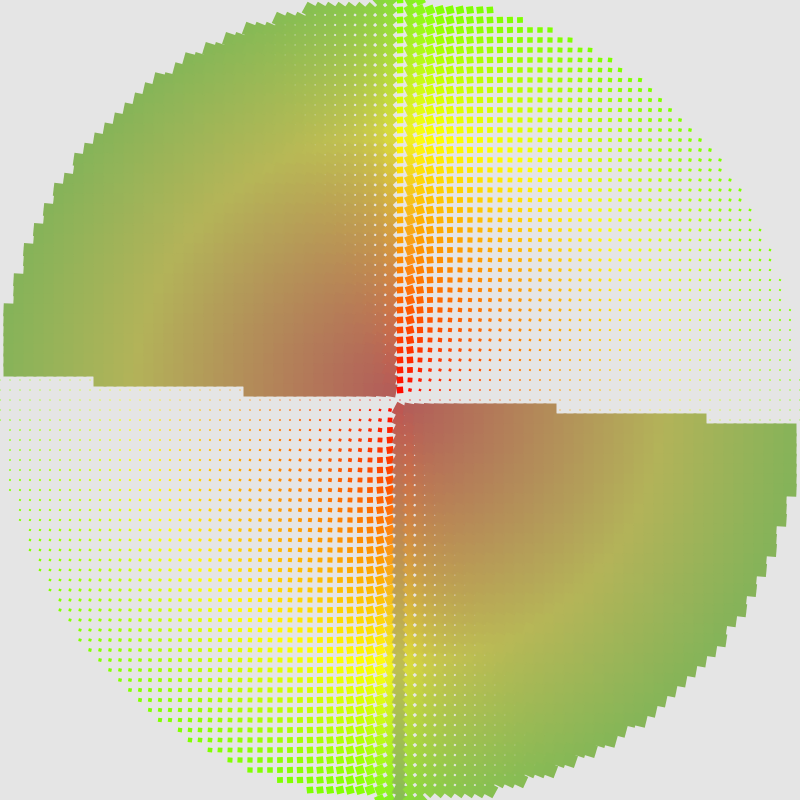
Frame 1 (no input)
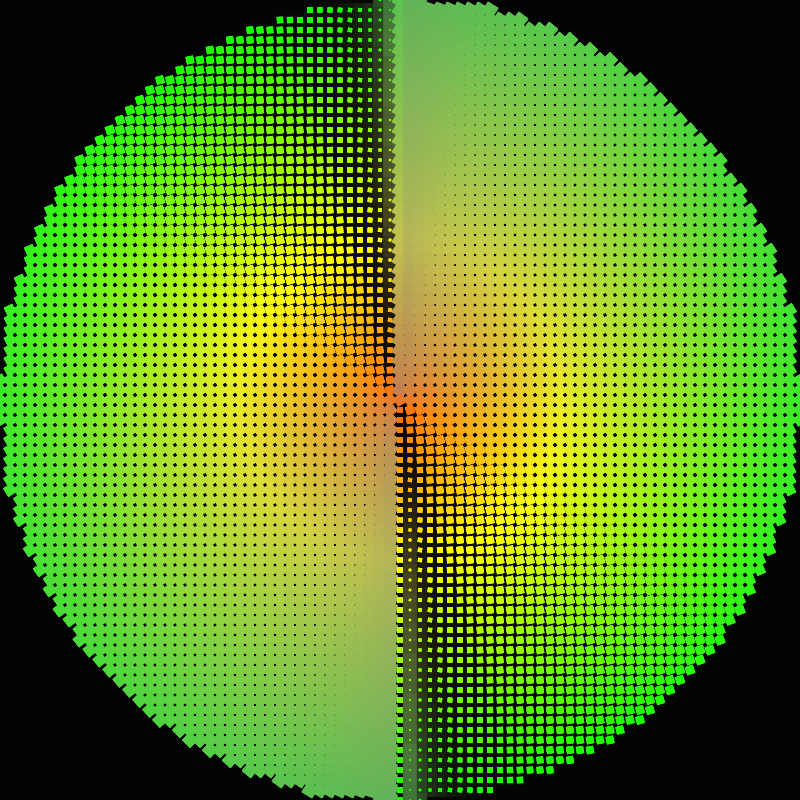
Frame 60 (no input)
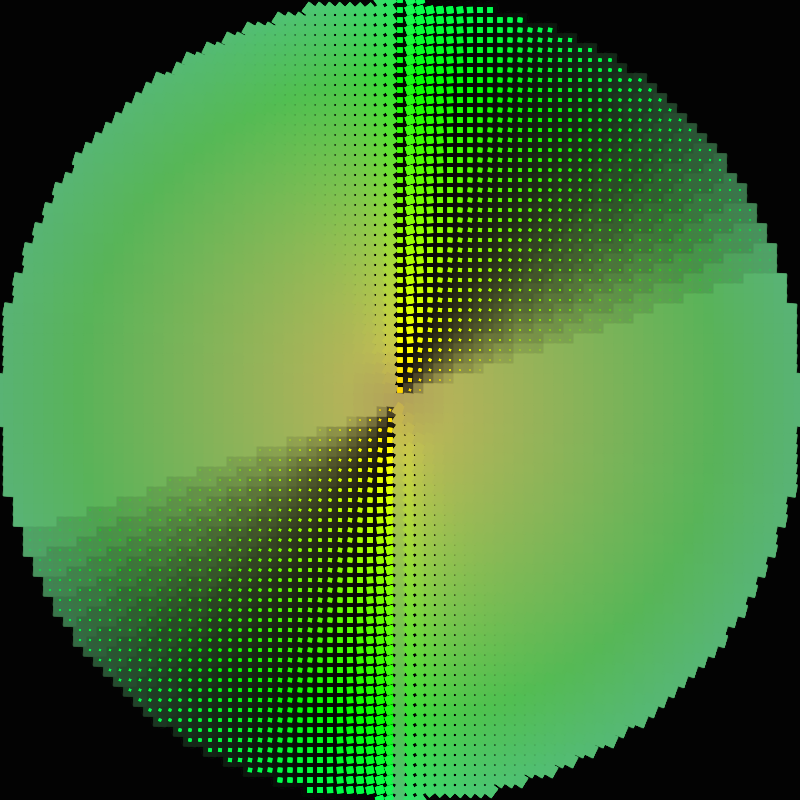
Frame 120 (the mouse pressed at the canvas centre since frame 60)

The p5.js sketch that drew these frames (run headless with seeded random() and noise() and a simulated clock; from frame 60 on, the mouse is pressed at the canvas centre):

// p5.js sketch
// ── sketch.js
let largeSquares = [];
let smallSquares = [];
let time = 0;
let baseHue = 0;

function createSquares(radius, array, steps) {
  let step = steps;
  for (let x = -radius; x <= radius; x += step) {
    for (let y = -radius; y <= radius; y += step) {
      let dx = x;
      let dy = y;
      let distance = sqrt(dx * dx + dy * dy);
      
      if (distance <= (radius + 1)) {
        let angle = 0;
        if (dx !== 0 || dy !== 0) {
          if (dx === 0) {
            angle = dy > 0 ? 0.5 : 1.5;
          } else {
            let slope = dy / dx;
            angle = (dx > 0) ? (slope / (4 + abs(slope))) : (2 + slope / (4 + abs(slope)));
          }
        }
        
        array.push({
          x: x,
          y: y,
          sizeC: steps, // Scale size relative to radius
          distance: distance,
          angle: angle,
          hueOffset: (distance / radius) * 90
        });
      }
    }
  }
}

function setup() {
  createCanvas(800, 800);
  colorMode(HSB, 360, 100, 100);
  
  // Create large circle
  // rotate(HALF_PI)
  createSquares(width/2, largeSquares, 10);
  
  // Create small circle (half size)
  push()
  
  // createSquares(width/3, smallSquares, 10);
  pop()
  // createSquares(width/5, smallSquares, 20);
}

function draw() {
  background(0, 0.1);
  time += 0.008;
  
  // Slowly shift base hue over time
  baseHue = (time * 50) % 360;
  
  push();
  translate(width/2, height/2);
  
  // Draw large squares
  drawSquares(largeSquares, 1, baseHue);
  
  // Draw small squares with inverse rotation and colors
  drawSquares(smallSquares, -1, (baseHue + 20) % 360);
  
  pop();
}

function drawSquares(squares, direction, hue) {
  squares.forEach(square => {
    let rotatingLineAngle = (time % 2) * 2 * direction;
    
    let angleDiff = (square.angle - rotatingLineAngle);
    angleDiff = ((angleDiff % 2) + 2) % 2;
    
    let waveOffset = (1 - (angleDiff * angleDiff)) * 40;
    
    let sizeC = square.sizeC * (1 + 0.3 * (waveOffset / 40));
    
    let squareHue = (hue + square.hueOffset) % 360;
    let saturation = 80 - (waveOffset / 40) * 30;
    let brightness = 90 - (waveOffset / 40) * 20;
    
    push();
    translate(square.x, square.y);
    rotate(angleDiff);
    fill(squareHue, saturation, brightness);
    noStroke();
    rectMode(CENTER);
    rect(0, 0, sizeC, sizeC);
    pop();
  });
}
